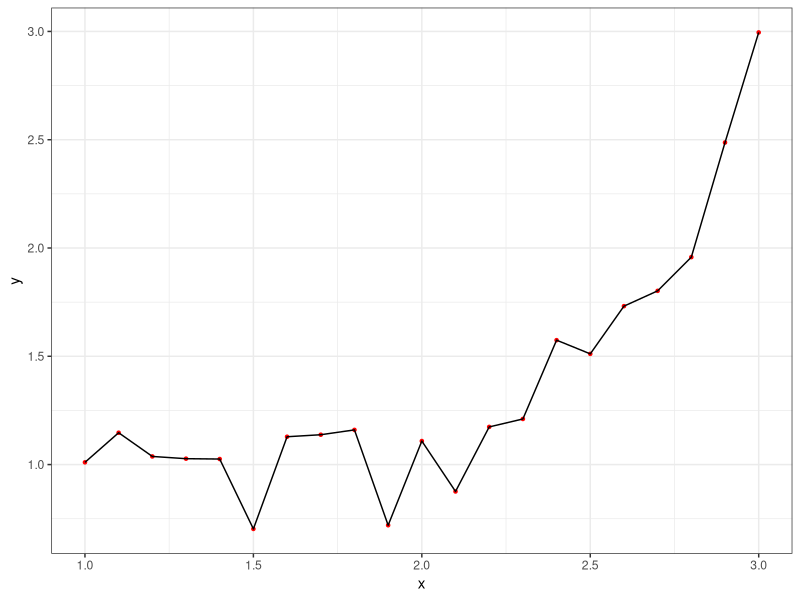
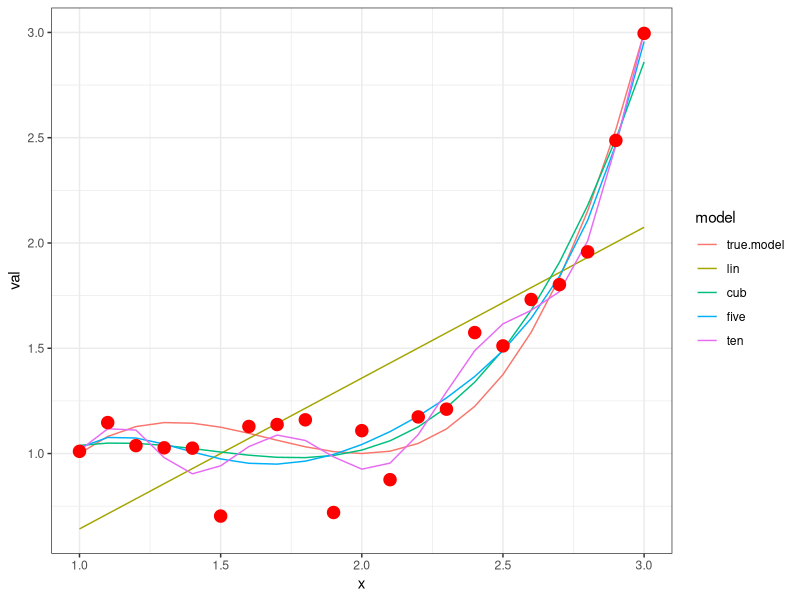
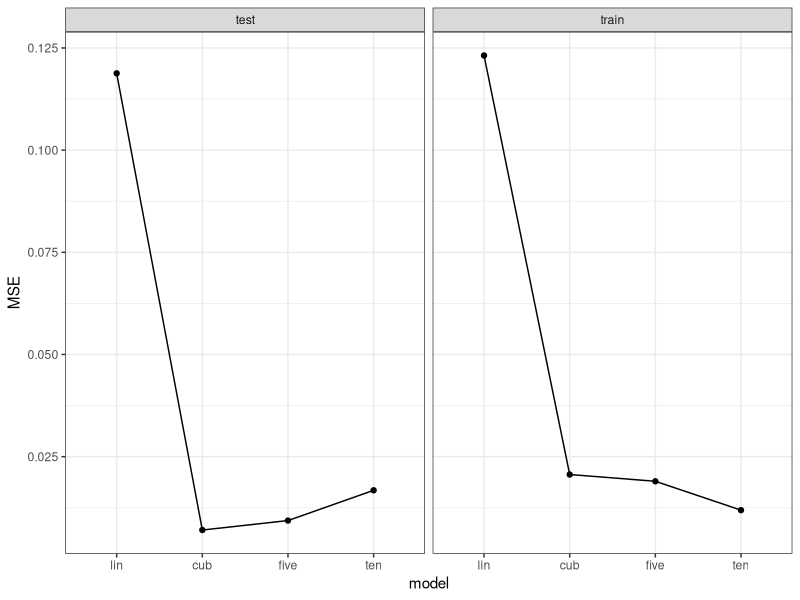

Write the R code that produced these figures, in order.
library(tidyverse)

f <- function(x){
  y <- (x-2)^3 + (x-2)^2 + 1
  return(y)
}

x <- seq(1, 3, 0.1)
y <- f(x) + rnorm(length(x), 0, 0.2)

D <- data.frame(x = x, y = y)

p <- ggplot(data = D, aes(x = x, y = y)) + 
  geom_point(shape = 20, color = 'red') +
  geom_line() + theme_bw()
plot(p)

## Try a few linear regression based estimators
lin.fit  <- lm(y~x, data = D)
cub.fit  <- lm(y~poly(x,3), data = D)
five.fit <- lm(y~poly(x,5), data = D)
ten.fit  <- lm(y~poly(x,10), data = D)

y.true <- f(x)

fits <- data.frame(x = x, true.model = y.true, 
                   lin = lin.fit$fitted.values,
                   cub = cub.fit$fitted.values,
                   five = five.fit$fitted.values,
                   ten = ten.fit$fitted.values)


fits.long <- fits %>% pivot_longer(-x, names_to = 'model', values_to = 'val')

fits.long$model <- factor(fits.long$model, 
                          levels = c('true.model', 'lin', 'cub', 'five', 'ten'))

p <- ggplot(data = fits.long, aes(x = x, y = val, color = model)) +
  geom_line() + 
  geom_point(data = D, aes(x = x, y = y), shape = 20, color = 'red', size = 6) + 
  theme_bw()
plot(p)

n <- length(x)
lin.MSE.train <- 1/n * sum((y - lin.fit$fitted.values)^2) 
cub.MSE.train <- 1/n * sum((y - cub.fit$fitted.values)^2)
five.MSE.train <- 1/n * sum((y - five.fit$fitted.values)^2)
ten.MSE.train <- 1/n * sum((y - ten.fit$fitted.values)^2)

MSE.train <- data.frame(type = 'train', lin = lin.MSE.train, cub = cub.MSE.train,
                        five = five.MSE.train, ten = ten.MSE.train)

test.x <- seq(1, 3, 0.01)
lin.y.pred <- predict(lin.fit, newdata = data.frame(x = test.x))
cub.y.pred <- predict(cub.fit, newdata = data.frame(x = test.x))
five.y.pred <- predict(five.fit, newdata = data.frame(x = test.x))
ten.y.pred <- predict(ten.fit, newdata = data.frame(x = test.x))

y.test <- f(test.x)

n.test <- length(test.x)
lin.MSE.test <- 1/n.test * sum((y.test - lin.y.pred)^2) 
cub.MSE.test <- 1/n.test * sum((y.test - cub.y.pred)^2)
five.MSE.test <- 1/n.test * sum((y.test - five.y.pred)^2)
ten.MSE.test <- 1/n.test * sum((y.test - ten.y.pred)^2)

MSE.test <- data.frame(type = 'test', lin = lin.MSE.test, cub = cub.MSE.test,
                        five = five.MSE.test, ten = ten.MSE.test)

MSE <- rbind(MSE.train, MSE.test)

MSE.long <- MSE %>% pivot_longer(-type, names_to = 'model', values_to = 'MSE')

MSE.long$model <- factor(MSE.long$model, 
                          levels = c('true.model', 'lin', 'cub', 'five', 'ten'))


p <- ggplot(data = MSE.long, aes(x = model, y = MSE)) +
  geom_line(aes(group = 1)) + 
  geom_point() +
  facet_grid(~type)+
  theme_bw()
plot(p)


